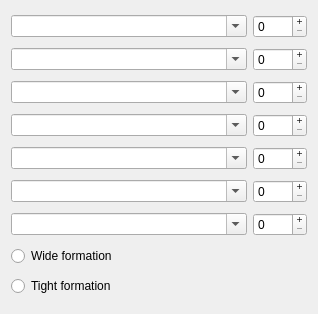
<?xml version="1.0" encoding="UTF-8"?>
<ui version="4.0">
 <class>ArmyWidget</class>
 <widget class="QDialog" name="ArmyWidget">
  <property name="windowModality">
   <enum>Qt::NonModal</enum>
  </property>
  <property name="geometry">
   <rect>
    <x>0</x>
    <y>0</y>
    <width>318</width>
    <height>314</height>
   </rect>
  </property>
  <property name="minimumSize">
   <size>
    <width>318</width>
    <height>314</height>
   </size>
  </property>
  <property name="windowTitle">
   <string>Army settings</string>
  </property>
  <property name="modal">
   <bool>true</bool>
  </property>
  <layout class="QGridLayout" name="gridLayout">
   <item row="5" column="0">
    <widget class="QComboBox" name="slot5">
     <property name="sizePolicy">
      <sizepolicy hsizetype="Expanding" vsizetype="Fixed">
       <horstretch>0</horstretch>
       <verstretch>0</verstretch>
      </sizepolicy>
     </property>
     <property name="editable">
      <bool>true</bool>
     </property>
    </widget>
   </item>
   <item row="3" column="0">
    <widget class="QComboBox" name="slot3">
     <property name="sizePolicy">
      <sizepolicy hsizetype="Expanding" vsizetype="Fixed">
       <horstretch>0</horstretch>
       <verstretch>0</verstretch>
      </sizepolicy>
     </property>
     <property name="editable">
      <bool>true</bool>
     </property>
    </widget>
   </item>
   <item row="6" column="0">
    <widget class="QComboBox" name="slot6">
     <property name="sizePolicy">
      <sizepolicy hsizetype="Expanding" vsizetype="Fixed">
       <horstretch>0</horstretch>
       <verstretch>0</verstretch>
      </sizepolicy>
     </property>
     <property name="editable">
      <bool>true</bool>
     </property>
    </widget>
   </item>
   <item row="2" column="0">
    <widget class="QComboBox" name="slot2">
     <property name="sizePolicy">
      <sizepolicy hsizetype="Expanding" vsizetype="Fixed">
       <horstretch>0</horstretch>
       <verstretch>0</verstretch>
      </sizepolicy>
     </property>
     <property name="editable">
      <bool>true</bool>
     </property>
    </widget>
   </item>
   <item row="4" column="0">
    <widget class="QComboBox" name="slot4">
     <property name="sizePolicy">
      <sizepolicy hsizetype="Expanding" vsizetype="Fixed">
       <horstretch>0</horstretch>
       <verstretch>0</verstretch>
      </sizepolicy>
     </property>
     <property name="editable">
      <bool>true</bool>
     </property>
    </widget>
   </item>
   <item row="0" column="0">
    <widget class="QComboBox" name="slot0">
     <property name="sizePolicy">
      <sizepolicy hsizetype="Expanding" vsizetype="Fixed">
       <horstretch>0</horstretch>
       <verstretch>0</verstretch>
      </sizepolicy>
     </property>
     <property name="editable">
      <bool>true</bool>
     </property>
    </widget>
   </item>
   <item row="1" column="0">
    <widget class="QComboBox" name="slot1">
     <property name="sizePolicy">
      <sizepolicy hsizetype="Expanding" vsizetype="Fixed">
       <horstretch>0</horstretch>
       <verstretch>0</verstretch>
      </sizepolicy>
     </property>
     <property name="editable">
      <bool>true</bool>
     </property>
    </widget>
   </item>
   <item row="8" column="0">
    <widget class="QRadioButton" name="formationTight">
     <property name="sizePolicy">
      <sizepolicy hsizetype="Expanding" vsizetype="Fixed">
       <horstretch>0</horstretch>
       <verstretch>0</verstretch>
      </sizepolicy>
     </property>
     <property name="text">
      <string>Tight formation</string>
     </property>
    </widget>
   </item>
   <item row="7" column="0">
    <widget class="QRadioButton" name="formationWide">
     <property name="sizePolicy">
      <sizepolicy hsizetype="Expanding" vsizetype="Fixed">
       <horstretch>0</horstretch>
       <verstretch>0</verstretch>
      </sizepolicy>
     </property>
     <property name="text">
      <string>Wide formation</string>
     </property>
    </widget>
   </item>
   <item row="0" column="1">
    <widget class="QSpinBox" name="count0">
     <property name="readOnly">
      <bool>false</bool>
     </property>
     <property name="buttonSymbols">
      <enum>QAbstractSpinBox::PlusMinus</enum>
     </property>
     <property name="accelerated">
      <bool>true</bool>
     </property>
     <property name="maximum">
      <number>9999</number>
     </property>
    </widget>
   </item>
   <item row="1" column="1">
    <widget class="QSpinBox" name="count1">
     <property name="readOnly">
      <bool>false</bool>
     </property>
     <property name="buttonSymbols">
      <enum>QAbstractSpinBox::PlusMinus</enum>
     </property>
     <property name="accelerated">
      <bool>true</bool>
     </property>
     <property name="maximum">
      <number>9999</number>
     </property>
    </widget>
   </item>
   <item row="2" column="1">
    <widget class="QSpinBox" name="count2">
     <property name="readOnly">
      <bool>false</bool>
     </property>
     <property name="buttonSymbols">
      <enum>QAbstractSpinBox::PlusMinus</enum>
     </property>
     <property name="accelerated">
      <bool>true</bool>
     </property>
     <property name="maximum">
      <number>9999</number>
     </property>
    </widget>
   </item>
   <item row="3" column="1">
    <widget class="QSpinBox" name="count3">
     <property name="readOnly">
      <bool>false</bool>
     </property>
     <property name="buttonSymbols">
      <enum>QAbstractSpinBox::PlusMinus</enum>
     </property>
     <property name="accelerated">
      <bool>true</bool>
     </property>
     <property name="maximum">
      <number>9999</number>
     </property>
    </widget>
   </item>
   <item row="4" column="1">
    <widget class="QSpinBox" name="count4">
     <property name="readOnly">
      <bool>false</bool>
     </property>
     <property name="buttonSymbols">
      <enum>QAbstractSpinBox::PlusMinus</enum>
     </property>
     <property name="accelerated">
      <bool>true</bool>
     </property>
     <property name="maximum">
      <number>9999</number>
     </property>
    </widget>
   </item>
   <item row="5" column="1">
    <widget class="QSpinBox" name="count5">
     <property name="readOnly">
      <bool>false</bool>
     </property>
     <property name="buttonSymbols">
      <enum>QAbstractSpinBox::PlusMinus</enum>
     </property>
     <property name="accelerated">
      <bool>true</bool>
     </property>
     <property name="maximum">
      <number>9999</number>
     </property>
    </widget>
   </item>
   <item row="6" column="1">
    <widget class="QSpinBox" name="count6">
     <property name="readOnly">
      <bool>false</bool>
     </property>
     <property name="buttonSymbols">
      <enum>QAbstractSpinBox::PlusMinus</enum>
     </property>
     <property name="accelerated">
      <bool>true</bool>
     </property>
     <property name="maximum">
      <number>9999</number>
     </property>
    </widget>
   </item>
  </layout>
 </widget>
 <resources/>
 <connections/>
</ui>
